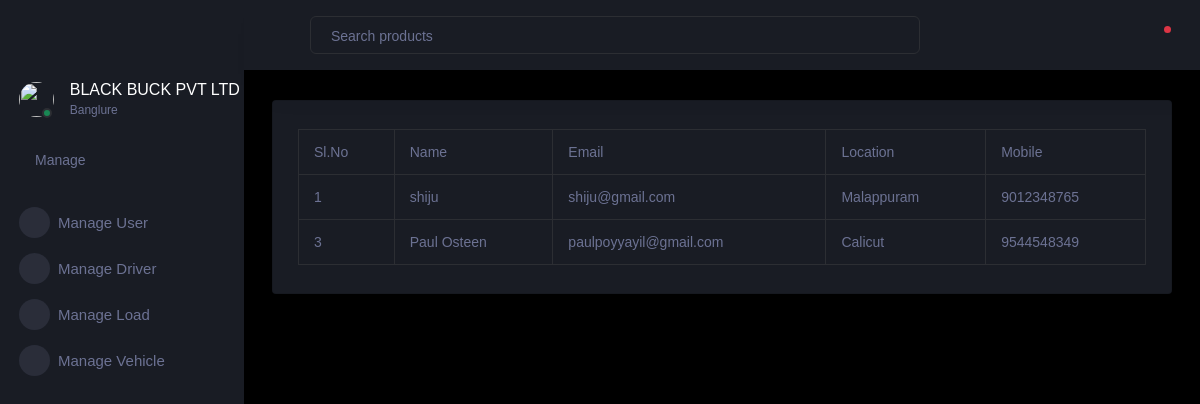
The page /view_approved_user on the database as committed earlier.
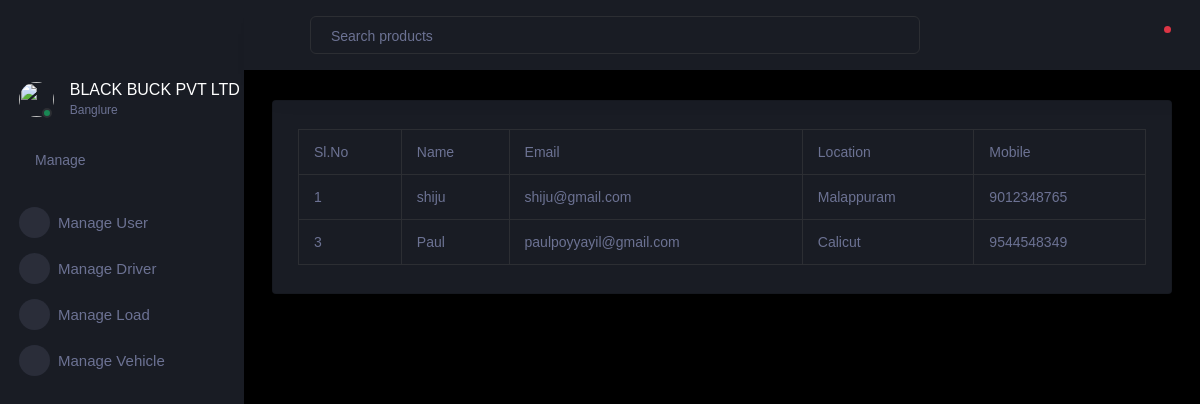
The same page on the database as committed later.
### easy_load/models.py (models this page shows, shortened)
class user(models.Model):
    login_id = models.ForeignKey(log, on_delete=models.CASCADE)
    name = models.CharField(max_length=100, unique=True)
    email = models.EmailField(max_length=100, unique=True)
    mobile = models.CharField(max_length=13, unique=True)
    location = models.CharField(max_length=50)
    role = models.CharField(max_length=10)
    status = models.CharField(max_length=10)
    fcm_token = models.CharField(max_length=500, default="", blank=True)

### easy_load/views.py (the view)
# urls.py: path("view_approved_user", views.view_approved_user, name="view_approved_user"),
def view_approved_user(request):
    data = user.objects.all()
    return render(request, "forms/view_approved_users.html", {"data": data})

### easy_load/templates/forms/view_approved_users.html (shortened to what the changed rows need)
<!DOCTYPE html>
<html lang="en">
  <head>
    <link rel="stylesheet" href="../../static/assets/vendors/mdi/css/materialdesignicons.min.css">
    <link rel="stylesheet" href="../../static/assets/vendors/css/vendor.bundle.base.css">
    <link rel="stylesheet" href="../../static/assets/vendors/select2/select2.min.css">
    <link rel="stylesheet" href="../../static/assets/vendors/select2-bootstrap-theme/select2-bootstrap.min.css">
    <link rel="stylesheet" href="../../static/assets/css/style.css">
  </head>
  <body>
    <div class="container-scroller">
      <div class="container-fluid page-body-wrapper">
        <div class="main-panel">
          <div class="content-wrapper">
            <div class="row">
              <div class="col-lg-12 grid-margin stretch-card">
                <div class="card">
                  <div class="card-body">
                    <div class="table-responsive">
                      <table class="table table-bordered">
                        <thead>
                            <tr>
                              <th>Sl.No</th>
                              <th>Name</th>
                              <th>Email</th>
                              <th>Location</th>
                              <th>Mobile</th>
                            </tr>
                          </thead>
                          <tbody>
                            {% for i in data %}
                            {% if i.status == '1' %}
                            <tr>
                              <td>{{forloop.counter}}</td>
                              <td>{{i.name}}</td>
                              <td>{{i.email}}</td>
                              <td>{{i.location}}</td>
                              <td>{{i.mobile}}</td>
                            </tr>
                            {% endif %}
                            {% endfor %}
                          </tbody>
                      </table>
                    </div>
                  </div>
                </div>
              </div>
        </div>
      </div>
    </div>
  </body>
</html>

Rows that differ between the two databases and show on the page:
changed user "paulpoyyayil@gmail.com": name "Paul Osteen" → "Paul"
